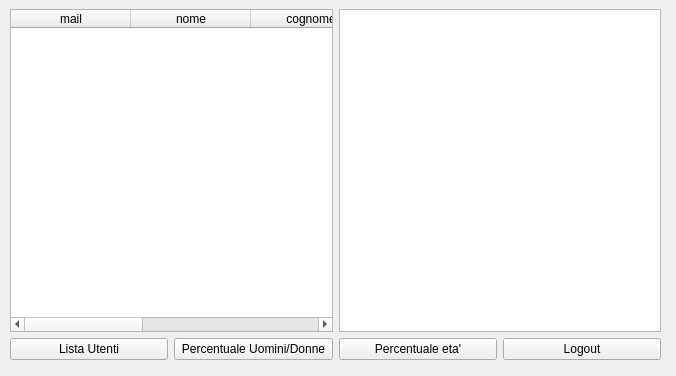
<?xml version="1.0" encoding="UTF-8"?>
<ui version="4.0">
 <class>Form</class>
 <widget class="QWidget" name="Form">
  <property name="geometry">
   <rect>
    <x>0</x>
    <y>0</y>
    <width>676</width>
    <height>376</height>
   </rect>
  </property>
  <property name="windowTitle">
   <string>Form</string>
  </property>
  <widget class="QWidget" name="verticalLayoutWidget">
   <property name="geometry">
    <rect>
     <x>10</x>
     <y>9</y>
     <width>651</width>
     <height>351</height>
    </rect>
   </property>
   <layout class="QVBoxLayout" name="verticalLayout" stretch="4,1">
    <item>
     <layout class="QHBoxLayout" name="horizontalLayout1" stretch="1,1">
      <item>
       <widget class="QTableWidget" name="tableWidget">
        <property name="editTriggers">
         <set>QAbstractItemView::NoEditTriggers</set>
        </property>
        <property name="columnCount">
         <number>5</number>
        </property>
        <attribute name="horizontalHeaderCascadingSectionResizes">
         <bool>true</bool>
        </attribute>
        <attribute name="horizontalHeaderDefaultSectionSize">
         <number>120</number>
        </attribute>
        <column>
         <property name="text">
          <string>mail</string>
         </property>
        </column>
        <column>
         <property name="text">
          <string>nome</string>
         </property>
        </column>
        <column>
         <property name="text">
          <string>cognome</string>
         </property>
        </column>
        <column>
         <property name="text">
          <string>data</string>
         </property>
        </column>
        <column>
         <property name="text">
          <string>sesso</string>
         </property>
        </column>
       </widget>
      </item>
      <item>
       <widget class="QChartView" name="graphicsView"/>
      </item>
     </layout>
    </item>
    <item>
     <layout class="QHBoxLayout" name="horizontalLayout">
      <item>
       <widget class="QPushButton" name="button1">
        <property name="text">
         <string>Lista Utenti</string>
        </property>
       </widget>
      </item>
      <item>
       <widget class="QPushButton" name="button2">
        <property name="text">
         <string>Percentuale Uomini/Donne</string>
        </property>
       </widget>
      </item>
      <item>
       <widget class="QPushButton" name="button3">
        <property name="text">
         <string>Percentuale eta'</string>
        </property>
       </widget>
      </item>
      <item>
       <widget class="QPushButton" name="button4">
        <property name="text">
         <string>Logout</string>
        </property>
       </widget>
      </item>
     </layout>
    </item>
   </layout>
  </widget>
 </widget>
 <customwidgets>
  <customwidget>
   <class>QChartView</class>
   <extends>QGraphicsView</extends>
   <header>QtCharts</header>
  </customwidget>
 </customwidgets>
 <resources/>
 <connections/>
</ui>
